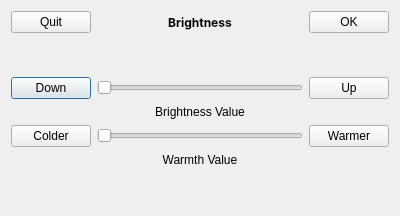
<?xml version="1.0" encoding="UTF-8"?>
<ui version="4.0">
 <class>BrightnessDialog</class>
 <widget class="QDialog" name="BrightnessDialog">
  <property name="geometry">
   <rect>
    <x>0</x>
    <y>0</y>
    <width>400</width>
    <height>216</height>
   </rect>
  </property>
  <property name="sizePolicy">
   <sizepolicy hsizetype="Preferred" vsizetype="Preferred">
    <horstretch>0</horstretch>
    <verstretch>0</verstretch>
   </sizepolicy>
  </property>
  <property name="windowTitle">
   <string>Dialog</string>
  </property>
  <property name="modal">
   <bool>true</bool>
  </property>
  <layout class="QVBoxLayout" name="verticalLayout">
   <item>
    <layout class="QGridLayout" name="gridLayout">
     <item row="5" column="0">
      <layout class="QGridLayout" name="gridLayout_3">
       <property name="bottomMargin">
        <number>0</number>
       </property>
       <item row="1" column="1">
        <layout class="QGridLayout" name="gridLayout_4">
         <property name="bottomMargin">
          <number>0</number>
         </property>
         <item row="0" column="0">
          <widget class="QPushButton" name="decBtn">
           <property name="text">
            <string>Down</string>
           </property>
          </widget>
         </item>
         <item row="0" column="1">
          <widget class="QSlider" name="horizontalSlider">
           <property name="maximum">
            <number>100</number>
           </property>
           <property name="pageStep">
            <number>1</number>
           </property>
           <property name="orientation">
            <enum>Qt::Horizontal</enum>
           </property>
          </widget>
         </item>
         <item row="0" column="2">
          <widget class="QPushButton" name="incBtn">
           <property name="text">
            <string>Up</string>
           </property>
          </widget>
         </item>
        </layout>
       </item>
       <item row="3" column="1">
        <layout class="QGridLayout" name="gridLayout_5">
         <property name="bottomMargin">
          <number>0</number>
         </property>
         <item row="0" column="1">
          <widget class="QSlider" name="warmthSlider">
           <property name="maximum">
            <number>10</number>
           </property>
           <property name="pageStep">
            <number>1</number>
           </property>
           <property name="orientation">
            <enum>Qt::Horizontal</enum>
           </property>
          </widget>
         </item>
         <item row="0" column="0">
          <widget class="QPushButton" name="warmthDecBtn">
           <property name="text">
            <string>Colder</string>
           </property>
          </widget>
         </item>
         <item row="0" column="2">
          <widget class="QPushButton" name="warmthIncBtn">
           <property name="text">
            <string>Warmer</string>
           </property>
          </widget>
         </item>
        </layout>
       </item>
       <item row="2" column="1">
        <widget class="QLabel" name="valueLabel">
         <property name="text">
          <string>Brightness Value</string>
         </property>
         <property name="alignment">
          <set>Qt::AlignCenter</set>
         </property>
        </widget>
       </item>
      </layout>
     </item>
     <item row="8" column="0">
      <spacer name="verticalSpacer_2">
       <property name="orientation">
        <enum>Qt::Vertical</enum>
       </property>
       <property name="sizeHint" stdset="0">
        <size>
         <width>20</width>
         <height>40</height>
        </size>
       </property>
      </spacer>
     </item>
     <item row="1" column="0">
      <layout class="QGridLayout" name="gridLayout_2">
       <property name="bottomMargin">
        <number>0</number>
       </property>
       <item row="0" column="1">
        <spacer name="horizontalSpacer_2">
         <property name="orientation">
          <enum>Qt::Horizontal</enum>
         </property>
         <property name="sizeHint" stdset="0">
          <size>
           <width>40</width>
           <height>20</height>
          </size>
         </property>
        </spacer>
       </item>
       <item row="0" column="2">
        <widget class="QLabel" name="brightnessLabel">
         <property name="font">
          <font>
           <family>Inter</family>
           <weight>75</weight>ı
           <bold>true</bold>
          </font>
         </property>
         <property name="text">
          <string>Brightness</string>
         </property>
         <property name="alignment">
          <set>Qt::AlignCenter</set>
         </property>
        </widget>
       </item>
       <item row="0" column="3">
        <spacer name="horizontalSpacer">
         <property name="orientation">
          <enum>Qt::Horizontal</enum>
         </property>
         <property name="sizeHint" stdset="0">
          <size>
           <width>40</width>
           <height>20</height>
          </size>
         </property>
        </spacer>
       </item>
       <item row="0" column="4">
        <widget class="QPushButton" name="okBtn">
         <property name="text">
          <string>OK</string>
         </property>
        </widget>
       </item>
       <item row="0" column="0">
        <widget class="QPushButton" name="quitBtn">
         <property name="text">
          <string>Quit</string>
         </property>
        </widget>
       </item>
      </layout>
     </item>
     <item row="3" column="0">
      <spacer name="verticalSpacer">
       <property name="orientation">
        <enum>Qt::Vertical</enum>
       </property>
       <property name="sizeHint" stdset="0">
        <size>
         <width>20</width>
         <height>40</height>
        </size>
       </property>
      </spacer>
     </item>
     <item row="6" column="0">
      <widget class="QLabel" name="warmthValueLabel">
       <property name="text">
        <string>Warmth Value</string>
       </property>
       <property name="alignment">
        <set>Qt::AlignCenter</set>
       </property>
      </widget>
     </item>
    </layout>
   </item>
  </layout>
 </widget>
 <resources/>
 <connections/>
</ui>
